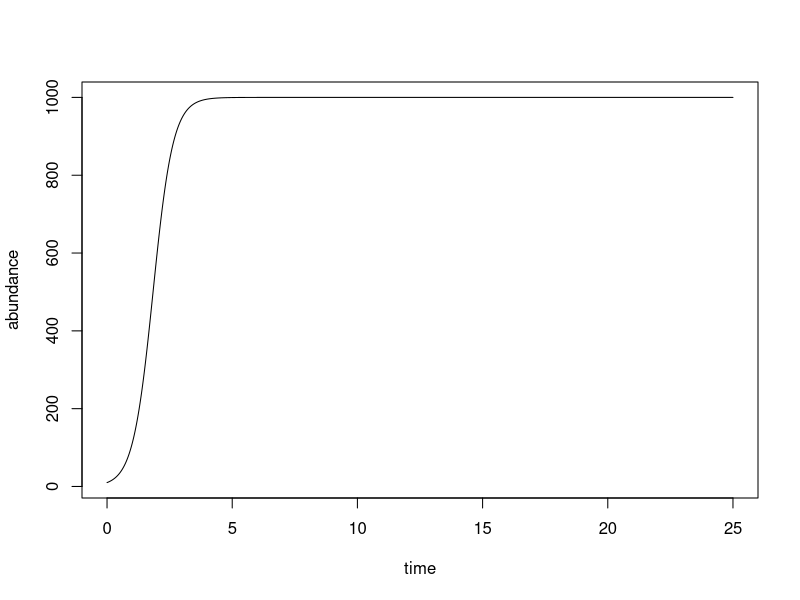

The R script that drew this image:
#Easier to describe how change happens than 
#to explicitly describe the state of the complex system

#Does it matter if we use discrete or continuous time?
#It is hugely different when you have discrete bouts of reproduction or death
#Vs having a continuous tme model that levels off at carrying capacity

#We are doing numerical work -- applying algos to very closely approximate the true solution
#We aren't doing analysis which is straight up calculus

#Runge-Kutta methods are something to read about and are implemented often

#we cannot loop over time when there are infinite time points
#To do this in R
#We need diff equations
#A fully parameterized system
###like how much time and what not

#Lets flesh out an example
#It is often the case that a discrete time model has a similar look to a continuous time model

###########################################################################
#Now using ode() from deSolve
#func in ode -- this is the differential equation
#R is going to approximate the value of y
#Using the func and it will do so for the parameter case specified by parms
library("deSolve")

r <- 2.5
k <- 1000
n0 <- 10
endTime <- 25
timeIncrement <- 0.01

#objects required by the solver
times <- seq(from = 0, to = endTime, by = timeIncrement)
parms <- list(r,k)
names(parms) <- c("r","k")

#function required by the solver
myLogisticODE <- function(t, y, parms) {
  #to use ode this funciton must have at least three args and they must
  #be in the order shows, t, y, parms
  
  #Here is the ODE
  dydt <- y * parms$r * (( parms$k - y) / parms$k)
  
  #To use ODE the function must return a list
  return (list(dydt))
}

#Calling the solver is easy if the prev stuff is right
#visulaize it where the first col is the times and the second col is the abundance over time
solution <- ode(y = n0, times = times, func = myLogisticODE, parms = parms)
plot(solution[,1], solution[,2], type = "l", xlab = "time", ylab = "abundance")
